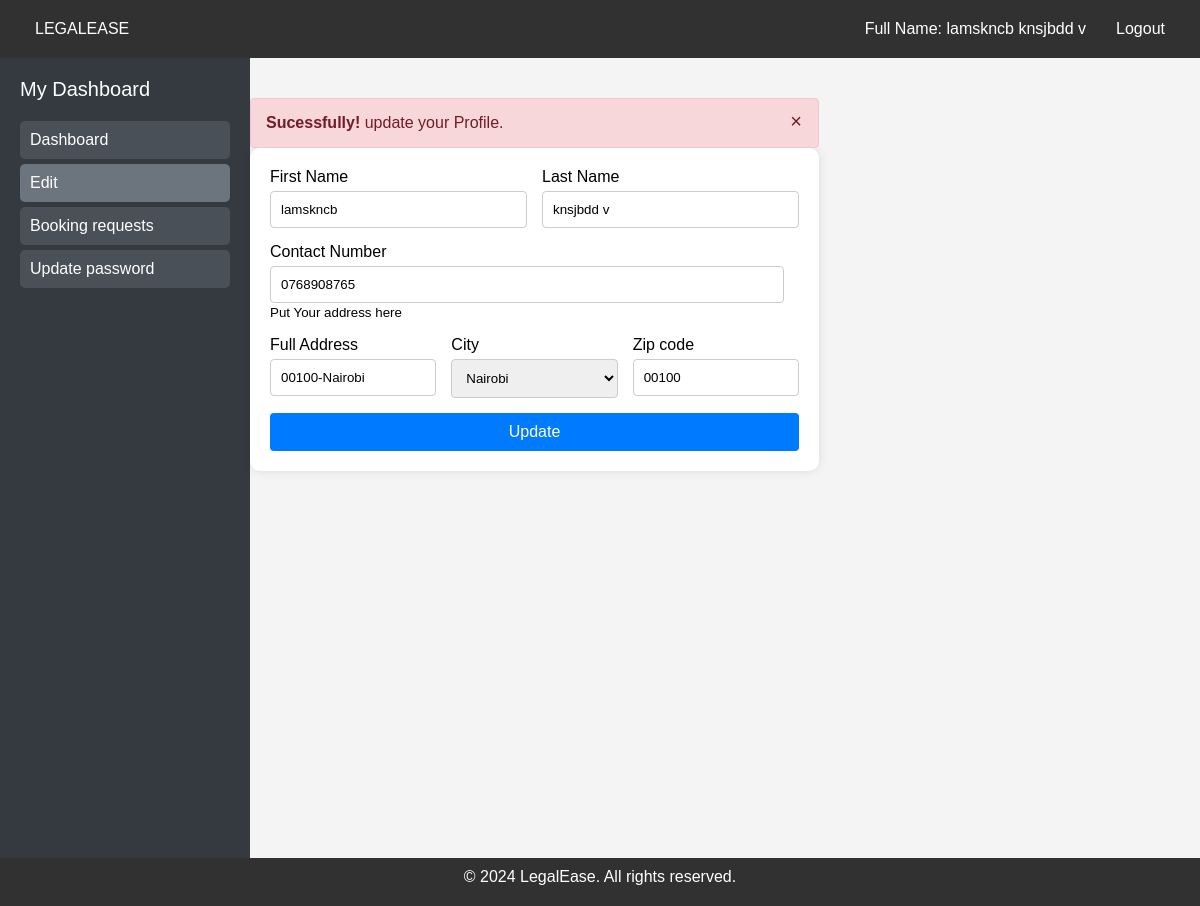
The app's page /user_profile.php?ok (signed in) with its own data.
### tables this page shows
CREATE TABLE `participants` (
  `u_id` varchar(20) NOT NULL,
  `first_Name` varchar(50) NOT NULL,
  `last_Name` varchar(50) NOT NULL,
  `email` varchar(50) NOT NULL,
  `password` varchar(20) NOT NULL,
  `status` varchar(50) NOT NULL,
  `role` varchar(50) NOT NULL
);

CREATE TABLE `client` (
  `client_id` varchar(20) NOT NULL,
  `contact_number` varchar(15) NOT NULL,
  `full_address` varchar(200) NOT NULL,
  `city` varchar(40) NOT NULL,
  `zip_code` varchar(50) NOT NULL,
  `image` varchar(200) NOT NULL
);

### user_profile.php (the view, shortened to what this page needs)
<?php
	if($_SESSION['login']==TRUE AND $_SESSION['status']=='Active'){
	?>
<!doctype html>
<html lang="en">
<head>
    <link rel="stylesheet" href="css/styles.css">
    <link rel="stylesheet" href="css/media.css">
</head>
<body>
	<header>
		<nav>
			<ul class="left-nav">
				<li><a href="index.php">LEGALEASE</a></li>
            </ul>
            <ul class="right-nav">
            	<li class="">
            		<a class="nav-link cus-a" href="#">Full Name: <?php echo $_SESSION['first_Name'];?> <?php echo $_SESSION['last_Name'];?></a>
                </li>
                <li><a href="logout.php">Logout</a></li>
            </ul>
        </nav>
    </header>
    <body>
    	<div class="wrapper">
    		<div class="sidebar">
    			<div class="sidebar-heading">My Dashboard</div>
    			<div class="sidebar-menu">
    				<a href="user_dashboard.php" class="sidebar-item">Dashboard</a>
                	<a href="user_profile.php" class="sidebar-item active">Edit</a>
                	<a href="user_booking.php" class="sidebar-item">Booking requests</a>
                	<a href="update_password.php" class="sidebar-item">Update password</a>
                </div>
            </div>
            <section class="editprofile">
            	<?php if(isset($_GET['ok'])){
            		echo "<div class='alert alert-success alert-dismissible fade show'>
            		<button type='button' class='close' data-dismiss='alert' aria-label='Close'><span
            		aria-hidden='true'>&times;</span></button>
					<strong>Sucessfully!</strong> update your Profile.
					</div>";
				}?>
				<?php
				$a=$_SESSION['client_id'];
				$conn = connect();
				$result = mysqli_query($conn,"SELECT * FROM participants,client WHERE participants.u_id=client.client_id AND participants.status='Active' AND participants.u_id='$a'");
				while($row = mysqli_fetch_array($result)) {
					?>
					<div class="container">
						<form class="cusform" action="save_user_edit_profile.php" method="post">
							<div class="form-row">
								<div class="form-group col-md-6">
									<label for="fname">First Name</label>
									<input type="text" class="form-control" name="first_Name"  id="first_Name" value="<?php echo $row["first_Name"]; ?>">
								</div>
								<div class="form-group col-md-6">
									<label for="lname">Last Name</label>
									<input type="text" class="form-control" name="last_Name"  id="last_Name" value="<?php echo $row["last_Name"]; ?>">
								</div>
							</div>
							<div class="form-group">
								<label for="num">Contact Number</label>
								<input type="text" class="form-control" name="contact_number" id="contact_number" value="<?php echo $row["contact_number"]; ?>">
							</div>
							<div class="form-row"><label for="edu"><small>Put Your address here </small></label></div>
							<div class="form-row">
								<div class="form-group col-md-6">
									<label for="address">Full Address</label>
									<input type="text" class="form-control" name="full_address" id="full_address" value="<?php echo $row["full_address"]; ?>">
								</div>
								<div class="form-group col-md-3">
									<label for="city">City</label>
									<select id="city" name="city" class="form-control">
										<option value="Nairobi" <?php if ($row['city']=='Nairobi'){echo "selected";}?>>Nairobi</option>
									</select>
								</div>
								<div class="form-group col-md-3">
									<label for="zip">Zip code</label>
									<input type="text" class="form-control" name="zip_code" id="zip_code" value="<?php echo $row["zip_code"]; ?>">
								</div>
							</div>
							<button type="submit" class="btn btn-info">Update</button>
						</form>
					</div>
					<?php
				}
				?>
			</section>
		</div>
	</body>
	<footer>
		<div class="customnav">
			<p>&copy; 2024 LegalEase. All rights reserved.</p>
		</div>
	</footer>
</body>
</html>
<?php
}else
header('location:login.php?deactivate');
?>

### css/styles.css (style rules this page uses)
body { font-family: Arial, sans-serif; margin: 0; padding: 0; background-color: #f4f4f4; }
p { margin: 0 0 10px; }
header { background: rgba(0, 0, 0, 0.8); color: #fff; padding: 10px 0; }
nav { display: flex; justify-content: space-between; align-items: center; padding: 0 20px; }
nav ul { list-style: none; padding: 0; margin: 0; display: flex; align-items: center; }
nav ul.left-nav { margin-right: auto; }
nav ul.right-nav { margin-left: auto; }
nav ul li { position: relative; }
nav ul li a { color: #fff; text-decoration: none; padding: 10px 15px; display: block; }
.wrapper { display: flex; height: 100vh; }
.sidebar { width: 250px; background-color: #343a40; color: white; min-height: 100vh; padding: 20px; box-sizing: border-box; }
.sidebar-heading { font-size: 20px; margin-bottom: 20px; }
.sidebar-menu { list-style: none; padding: 0; }
.sidebar-item { display: block; color: white; text-decoration: none; padding: 10px; margin: 5px 0; background-color: #495057; border-radius: 5px; }
.sidebar-item.active, .sidebar-item:hover { background-color: #6c757d; }
.alert { margin-top: 20px; padding: 15px; background-color: #f8d7da; color: #721c24; border: 1px solid #f5c6cb; border-radius: 4px; position: relative; }
.alert .close { position: absolute; top: 10px; right: 10px; color: inherit; background: none; border: none; font-size: 20px; cursor: pointer; }
footer { background: rgba(0, 0, 0, 0.8); color: #fff; text-align: center; padding: 10px 0; width: 100%; }

### user_profile.php (style rules this page uses)
.editprofile { margin-top: 20px; }
.container { background: #fff; border-radius: 10px; padding: 20px; box-shadow: 0 0 10px rgba(0, 0, 0, 0.1); margin-bottom: 20px; }
.cusform { display: flex; flex-direction: column; }
.form-row { display: flex; justify-content: space-between; margin-bottom: 15px; }
.form-group { flex: 1; margin-right: 15px; }
.form-group:last-child { margin-right: 0; }
.form-group label { display: block; margin-bottom: 5px; }
.form-control { width: 100%; padding: 10px; border: 1px solid #ccc; border-radius: 4px; box-sizing: border-box; }
.btn { padding: 10px 20px; border: none; border-radius: 4px; color: #fff; cursor: pointer; text-align: center; display: inline-block; font-size: 16px; text-decoration: none; }
.btn-info { background-color: #007bff; }

### records on screen
participants: first_Name "lamskncb", last_Name "knsjbdd v", contact_number "0768908765", full_address "00100-Nairobi", zip_code "00100"

### other values on screen
$_SESSION['first_Name'] "lamskncb"
$_SESSION['last_Name'] "knsjbdd v"
